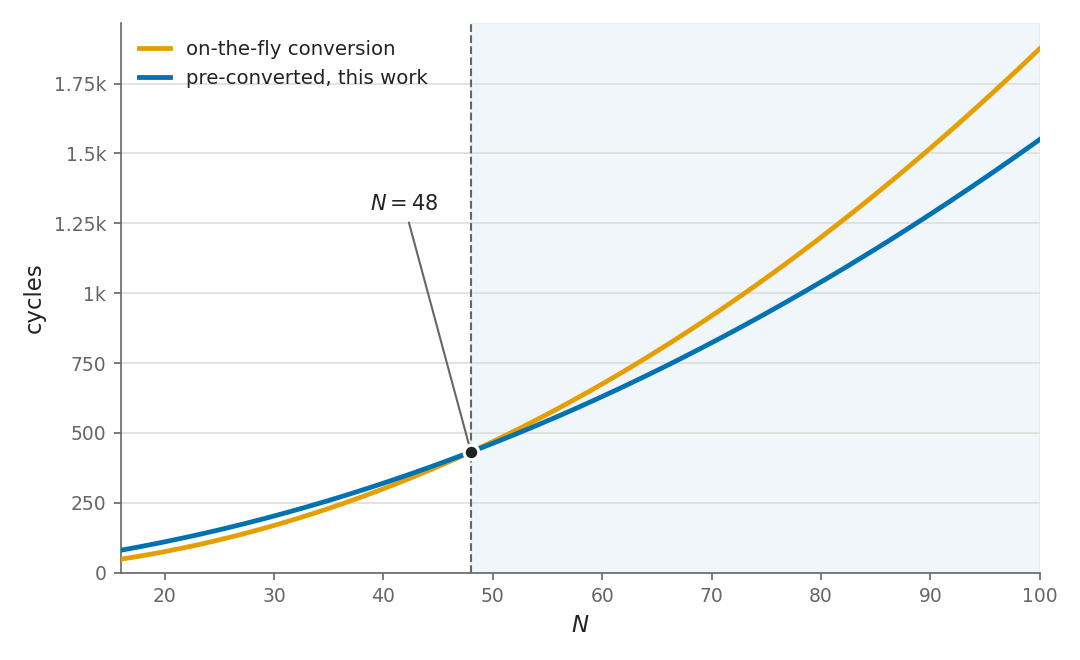

The script that saved this image:
import os
import numpy as np
import matplotlib.pyplot as plt
from matplotlib.ticker import FuncFormatter

K = 64
N = np.linspace(16, 100, 400)

# expected cycles (ignoring constant warmup/cooldown), M = N
on_the_fly   = 1.5 * (N * N * K) / 512
preconverted = (N * N * K) / 512 + (3.0 / 128.0) * (N + N) * K

# Okabe-Ito colorblind-safe pair
C_OTF = "#E69F00"  # orange
C_PRE = "#0072B2"  # blue
INK   = "#222222"
MUTED = "#666666"
GRID  = "#dddddd"

fig, ax = plt.subplots(figsize=(7.2, 4.4), dpi=150)

# region where pre-converting wins (N > 48)
ax.axvspan(48, 100, color=C_PRE, alpha=0.06, zorder=0)

ax.plot(N, on_the_fly,   color=C_OTF, lw=2.3, label="on-the-fly conversion", zorder=3)
ax.plot(N, preconverted, color=C_PRE, lw=2.3, label="pre-converted, this work", zorder=3)

# crossover point
xc, yc = 48, 1.5 * (48**2 * K) / 512
ax.axvline(xc, color=MUTED, lw=1.0, ls="--", zorder=1)
ax.plot([xc], [yc], "o", ms=7, color=INK, zorder=5,
        markeredgecolor="white", markeredgewidth=1.5)
ax.annotate("$N = 48$", xy=(xc, yc), xytext=(xc - 3, yc + 850),
            color=INK, fontsize=10, ha="right", va="bottom",
            arrowprops=dict(arrowstyle="-", color=MUTED, lw=1.0))

ax.set_xlim(16, 100)
ax.set_ylim(0, on_the_fly[-1] * 1.05)
ax.set_xlabel("$N$", fontsize=11, color=INK)
ax.set_ylabel("cycles", fontsize=11, color=INK)

ax.grid(True, axis="y", color=GRID, lw=0.8)
ax.set_axisbelow(True)
for s in ("top", "right"):
    ax.spines[s].set_visible(False)
for s in ("left", "bottom"):
    ax.spines[s].set_color(MUTED)
ax.tick_params(colors=MUTED, labelsize=9)
ax.yaxis.set_major_formatter(FuncFormatter(
    lambda v, _: (f"{v/1000:g}k" if v >= 1000 else f"{v:g}")))

ax.legend(loc="upper left", frameon=False, fontsize=9.5,
          handlelength=1.6, labelcolor=INK)

fig.tight_layout()

out = os.path.join(os.path.dirname(__file__), "speedup_crossover.png")
fig.savefig(out, dpi=150)
print("wrote", out)
